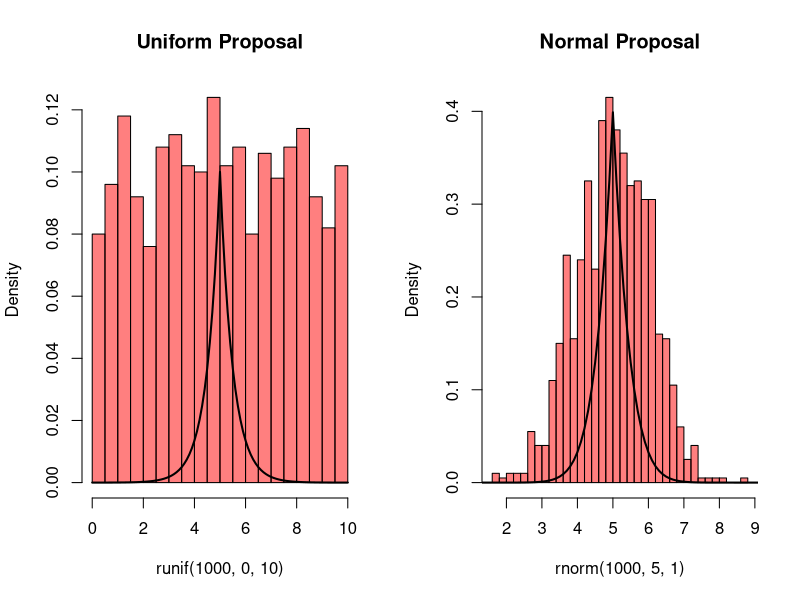

Write the R code that produced this figure.
## ---- chunk 1
knitr::opts_chunk$set(echo = FALSE)
## ---- chunk 2
set.seed(123)
U <-  runif(1e4, 0, 2*pi)
Y <- 2*pi*sin(U*cos(U))
(I <- mean(Y))
## ---- chunk 3
h <- function(u) sin(u*cos(u))
integrate(h, 0,2*pi)$val
## ---- chunk 4
set.seed(123)
U <-  runif(1e4, 0, 10)
Y <- 10* exp(-2*abs(U - 5))
(I <- mean(Y))
## ---- chunk 5
h <- function(u) exp(-2*abs(u - 5))
integrate(h, 0,10)$val
## ---- chunk 6
(Error <- var(Y))
## ---- chunk 7
par(mfrow=c(1,2))
hist(runif(1000,0,10), breaks = 30, col=rgb(1,0,0,0.5), freq=F, main = "Uniform Proposal")
curve(expr=1/10*exp(-2*abs(x-5)),from = 0, to = 10, lwd=2, add= T)

hist(rnorm(1000,5,1), breaks = 30, col=rgb(1,0,0,0.5), freq=F, main = "Normal Proposal")
curve(expr=dnorm(x,5,1)*exp(-2*abs(x-5)),from = 0, to = 10, lwd=2, add= T)
# curve(10*dunif(x,0,10),col="blue",add=T)
# curve(dnorm(x,5,1),add=T)
## ---- chunk 8
w <- function(x) dunif(x, 0, 10)/dnorm(x, mean=5, sd=1)
f <- function(x) 10*exp(-2*abs(x-5))
X=rnorm(1e5,mean=5,sd=1)
Y=w(X)*f(X)

(I <- mean(Y))
(Error <- var(Y))
## ---- chunk 9
X <- rnorm(1e5, sd=4)
Y <- (X^2) * .5 * exp(-abs(X))/dnorm(X, sd=4)
(I <- mean(Y))
(Error <- var(Y))
## ---- chunk 10
h <- function(x) 0.5*x^2*exp(-abs(x))
integrate(h,-Inf,Inf)$val
